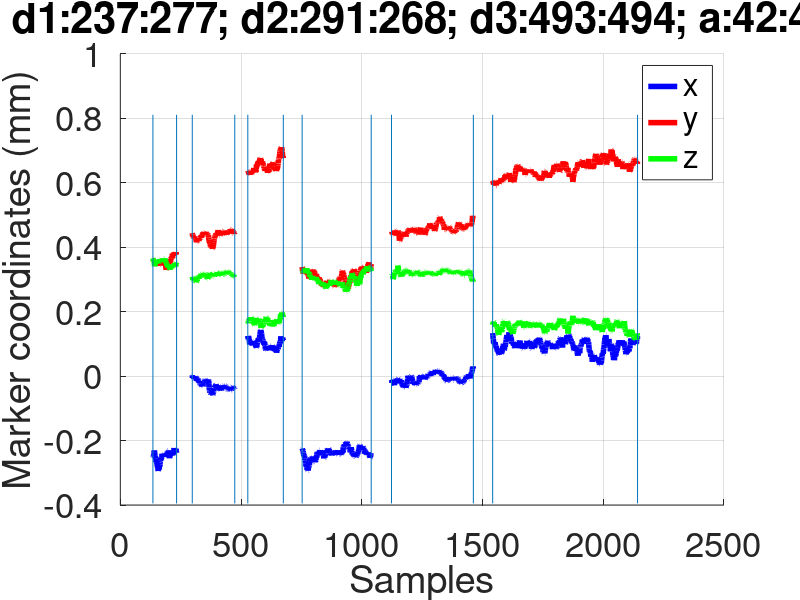
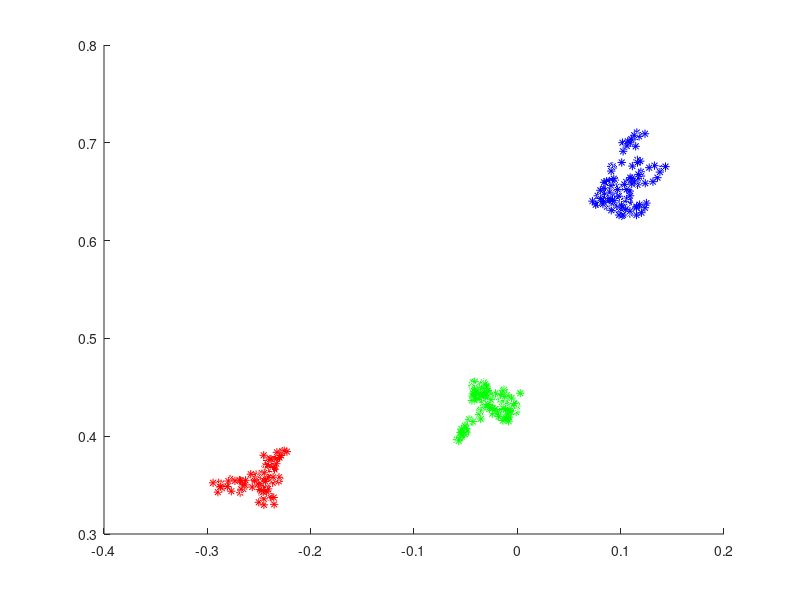

MATLAB code for these plots, in order:
function [ output_args ] = deep_validation()
%UNTITLED Summary of this function goes here
%   Detailed explanation goes here

% rec_path = '/home/rakovicm/workspace/Gaze_Calibration/Tobii_validation/trial_2/';
% fullName = fullfile([rec_path], 'gaze2.json');

% v = VideoReader('Video2.mp4');
% 
% j=0;
% while hasFrame(v)
%     j=j+1;    
%     video = readFrame(v);
%     if(mod(j,1)==0)
%         imshow(video);
%         j
% 
%         pause;
%     end
% end

% load('video.mat');
% 
% file_tobii = fopen(fullName,'r');
% 
% i=0;
% while ~feof(file_tobii)
%     tline = fgetl(file_tobii);
%     
%     try
%         j_obj = jsondecode(tline);
%         sample = j_obj.gp3;
%         i=i+1;
%         t0(:,i) = j_obj.ts;
%         g3d(:,i) = sample;
%     catch
%     end
% end
% fclose(file_tobii);

% load('tobii.mat');


% t0 = t0 - t0(1);

% figure(1);
% clf;
% hold on;
% plot(g3d');
% plot(g3d(2,200:950));
% plot(g3d(3,200:950));

    load('filtered20.mat');

    gaze_3d(:,1) = predictionsFilteredx;
    gaze_3d(:,2) = predictionsFilteredy;
    gaze_3d(:,3) = predictionsFilteredz;
    
    
     point_range_x = [135 233; 298 474; 528 675; 753 1039; 1123 1462; 1542 2142]; 
%     point_range_x = [2512 2772; 2843 3148; 3228 3535; 3607  3922; 3997 4347; 4408 4742]; 
%     point_range_x = [5200 5482; 5574 5789; 5833 6144; 6228 6477;6570 6848;6900 7177]; 

%     point_range_x = [298 474; 528 675; 753 1039; 1123 1462; 1542 2142; 2234 2380]; 
%     point_range_x = [2843 3148; 3228 3535; 3607  3922; 3997 4347; 4408 4742; 4814 5097]; 
%     point_range_x = [5574 5789; 5833 6144; 6228 6477;6570 6848;6900 7177; 7282 7600]; 
    figure(2);
    figure('unit', 'normalized', 'outerposition',[0 0 1 1]);
    hold on;

    mind = min(min(gaze_3d(point_range_x(1,1):point_range_x(end,2),:)));
    maxd = max(max(gaze_3d(point_range_x(1,1):point_range_x(end,2),:)));
    range = maxd-mind;
    mind = mind - 0.1*range;
    maxd = maxd + 0.1*range;

    lw = 4;
    for i = 1 : size(point_range_x,1)
        plot(point_range_x(i,1):point_range_x(i,2),gaze_3d(point_range_x(i,1):point_range_x(i,2),1),'b','LineWidth',lw);
        plot(point_range_x(i,1):point_range_x(i,2),gaze_3d(point_range_x(i,1):point_range_x(i,2),2),'r','LineWidth',lw);
        plot(point_range_x(i,1):point_range_x(i,2),gaze_3d(point_range_x(i,1):point_range_x(i,2),3),'g','LineWidth',lw);
        line([point_range_x(i, 1) point_range_x(i, 1)],[mind maxd]);
        line([point_range_x(i, 2) point_range_x(i, 2)],[mind maxd]);
    end

    title('3D gaze', 'FontSize', 30)
    xlabel('Samples', 'FontSize', 25)
    ylabel('Marker coordinates (mm)', 'FontSize', 25)
    legend({'x ','y','z'}, 'FontSize',25)
    set(gca, 'FontSize', 25)
    grid on
    

    for k = 1 : 6
        point(k,:) = sum(gaze_3d(point_range_x(k,1):point_range_x(k,2),:),1)./(point_range_x(k,2)-point_range_x(k,1)+1);
    end
    
    hold off;
    v11 = point(2,:)-point(1,:);
    v21 = point(3,:)-point(2,:);
    d11 = round(1000*norm(point(2,:)-point(1,:)));
    d21 = round(1000*norm(point(3,:)-point(2,:)));
    d31 = round(1000*norm(point(3,:)-point(1,:)));
    ang1 = round(atan2d(norm(cross(v11,v21)),dot(v11,v21)));
    ang11 = round(rad2deg((cos(dot(v11,v21)/(norm(v11)*norm(v21))))));

    v12 = point(5,:)-point(4,:);
    v22 = point(6,:)-point(5,:);
    d12 = round(1000*norm(point(5,:)-point(4,:)));
    d22 = round(1000*norm(point(6,:)-point(5,:)));
    d32 = round(1000*norm(point(6,:)-point(4,:)));
    ang2 = round(atan2d(norm(cross(v12,v22)),dot(v12,v22)));
    ang21 = round(rad2deg((cos(dot(v12,v22)/(norm(v12)*norm(v22))))));

    title([' d1:' num2str(d11) ':'  num2str(d12) ';' ' d2:' num2str(d21) ':'  num2str(d22) ';' ' d3:' num2str(d31) ':'  num2str(d32) ';' ' a:' num2str(ang11) ':'  num2str(ang21) ';' ],'FontSize', 30);
    
figure(3);
hold on
k=1;
plot3(gaze_3d(point_range_x(k,1):point_range_x(k,2),1),gaze_3d(point_range_x(k,1):point_range_x(k,2),2),gaze_3d(point_range_x(k,1):point_range_x(k,2),3),'r*')
k=2;
plot3(gaze_3d(point_range_x(k,1):point_range_x(k,2),1),gaze_3d(point_range_x(k,1):point_range_x(k,2),2),gaze_3d(point_range_x(k,1):point_range_x(k,2),3),'g*')
k=3;
plot3(gaze_3d(point_range_x(k,1):point_range_x(k,2),1),gaze_3d(point_range_x(k,1):point_range_x(k,2),2),gaze_3d(point_range_x(k,1):point_range_x(k,2),3),'b*')

end

